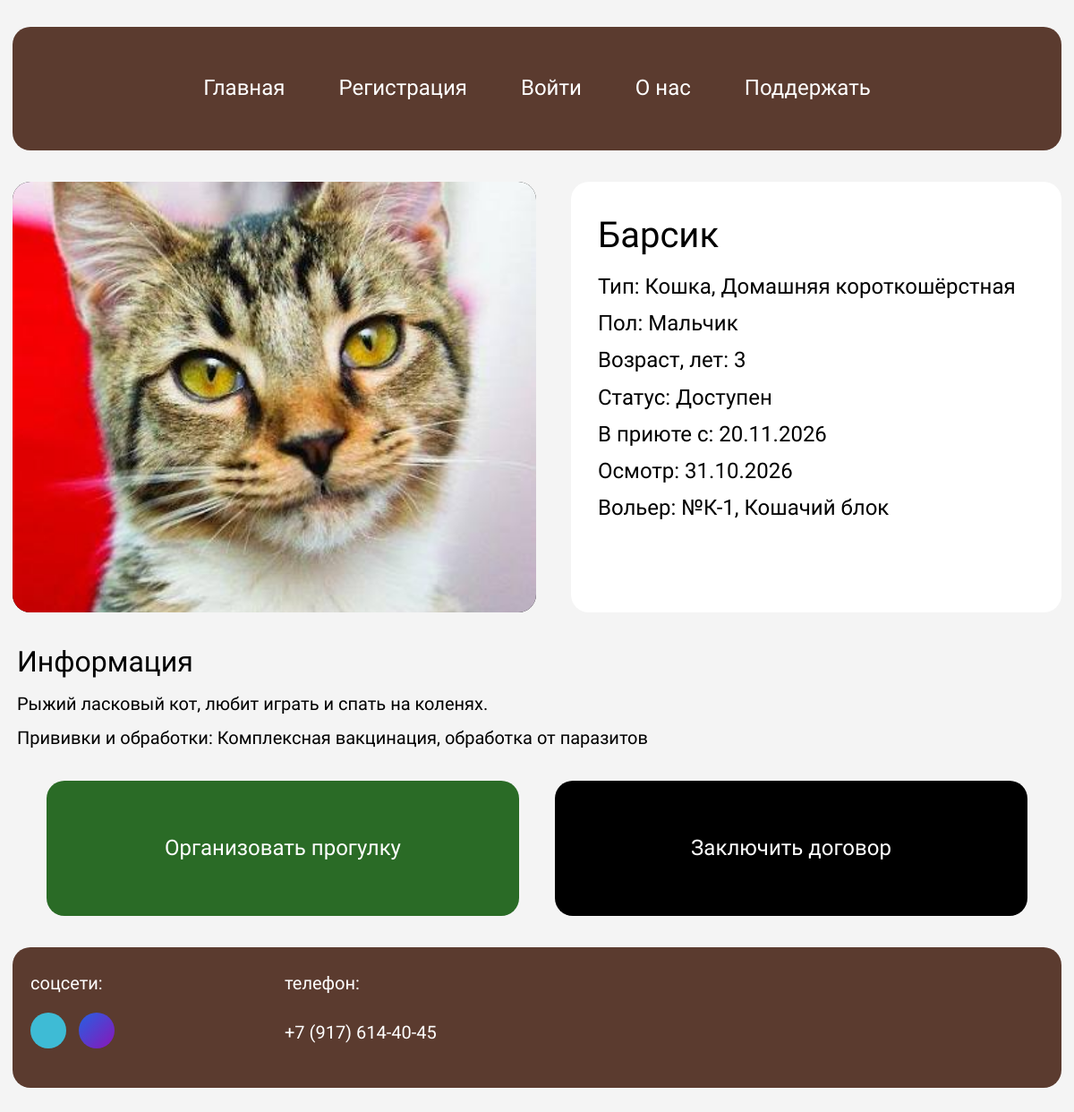
Page /pets/2/ on the committed database.
### app/models.py (models this page shows, shortened)
class Pet(models.Model):
    STATUS_CHOICES = [
        ('available', 'Доступен'),
        ('quarantine', 'На карантине'),
        ('treatment', 'На лечении'),
        ('reserved', 'Забронирован'),
        ('adopted', 'Обрёл дом'),
    ]
    GENDER_CHOICES = [('male', 'Мальчик'), ('female', 'Девочка')]
    SPECIES_CHOICES = [('dog', 'Собака'), ('cat', 'Кошка'), ('other', 'Другое')]
    name = models.CharField('Кличка', max_length=100)
    species = models.CharField('Вид', max_length=20, choices=SPECIES_CHOICES)
    breed = models.CharField('Порода', max_length=100, blank=True)
    age = models.PositiveSmallIntegerField('Возраст (полных лет)')
    gender = models.CharField('Пол', max_length=10, choices=GENDER_CHOICES)
    status = models.CharField('Статус', max_length=20, choices=STATUS_CHOICES, default='available')
    description = models.TextField('История и характер', blank=True)
    photo = models.ImageField(
        'Фотография',
        upload_to='pets/',
        blank=True,
        validators=[validate_image_file]
    )
    volier = models.ForeignKey(
        Volier, on_delete=models.SET_NULL, null=True, blank=True,
        related_name='pets', verbose_name='Вольер',
    )
    admission_date = models.DateField('Дата поступления', auto_now_add=True)
    sponsors = models.ManyToManyField(
        settings.AUTH_USER_MODEL, through='SponsorshipPayment',
        related_name='sponsored_pets', verbose_name='Опекуны',
    )
    class Meta:
        verbose_name = 'Питомец'
        verbose_name_plural = 'Питомцы'
        ordering = ['-admission_date', 'name']
        constraints = [
            models.CheckConstraint(condition=Q(age__gte=0) & Q(age__lte=40), name='pet_age_0_40'),
        ]

class VetCard(models.Model):
    pet = models.OneToOneField(
        Pet, on_delete=models.CASCADE, related_name='vet_card', verbose_name='Питомец'
    )
    last_checkup = models.DateField('Дата последнего осмотра')
    vaccinations = models.TextField('Прививки и обработки')
    diagnosis = models.TextField('Текущий диагноз / Особенности', blank=True)
    class Meta:
        verbose_name = 'Ветеринарная карточка'
        verbose_name_plural = 'Ветеринарные карточки'
        ordering = ['-last_checkup']

class Volier(models.Model):
    number = models.CharField('Номер/название вольера', max_length=50, unique=True)
    sector = models.CharField('Сектор приюта', max_length=100)
    capacity = models.PositiveIntegerField('Вместимость', default=1)
    class Meta:
        verbose_name = 'Вольер'
        verbose_name_plural = 'Вольеры'
        ordering = ['sector', 'number']
        constraints = [
            models.CheckConstraint(condition=Q(capacity__gte=1), name='volier_capacity_gte_1'),
        ]

### app/views.py (the view)
# urls.py: path("pets/<int:pk>/", views.pet_detail, name="pet_detail"),
def pet_detail(request, pk):
    pet = get_object_or_404(Pet.objects.select_related("volier"), pk=pk)
    vet_card = getattr(pet, 'vet_card', None)
    total = pet.sponsorships.aggregate(total=Sum("amount"))["total"]
    return render(
        request, "pet_detail.html", {"pet": pet, "vet_card": vet_card, "total": total}
    )

### app/templates/pet_detail.html (shortened to what this page needs)
{% extends 'base.html' %}
{% block content %}
<section class="pet" aria-labelledby="pet-title">
    <div class="pet__top">
        <div class="pet__photo">
            {% if pet.photo %}
            <img src="{{ pet.photo.url }}" alt="{{ pet.name }}, {{ pet.get_species_display|lower }}" width="585" height="481">
            {% else %}
            <span class="pet__no-photo">нет фото</span>
            {% endif %}
        </div>
        <div class="pet__panel">
            <h1 class="pet__title" id="pet-title">{{ pet.name }}</h1>
            <dl class="pet__facts">
                <div><dt>Тип:</dt> <dd>{{ pet.get_species_display }}{% if pet.breed %}, {{ pet.breed }}{% endif %}</dd></div>
                <div><dt>Пол:</dt> <dd>{{ pet.get_gender_display }}</dd></div>
                <div><dt>Возраст, лет:</dt> <dd>{{ pet.age }}</dd></div>
                <div><dt>Статус:</dt> <dd>{{ pet.get_status_display }}</dd></div>
                <div><dt>В приюте с:</dt> <dd>{{ pet.admission_date|date:"d.m.Y" }}</dd></div>
                {% if vet_card %}
                <div><dt>Осмотр:</dt> <dd>{{ vet_card.last_checkup|date:"d.m.Y" }}</dd></div>
                {% endif %}
                {% if pet.volier %}
                <div><dt>Вольер:</dt> <dd>№{{ pet.volier.number }}, {{ pet.volier.sector }}</dd></div>
                {% endif %}
            </dl>
        </div>
    </div>
    <div class="pet__info">
        <h2 class="pet__subtitle">Информация</h2>
        {% if pet.description %}<p>{{ pet.description }}</p>{% endif %}
        {% if vet_card %}
        <p>Прививки и обработки: {{ vet_card.vaccinations }}</p>
        {% endif %}
    </div>
    {% if pet.status == 'available' %}
    <div class="pet__actions">
        <a class="btn btn--green" href="{% url 'walk_book' pet.pk %}">Организовать прогулку</a>
        <a class="btn btn--black" href="{% url 'adopt' pet.pk %}">Заключить договор</a>
    </div>
    {% endif %}
</section>
{% endblock %}

### app/templates/base.html (shortened to what this page needs)
{% load static %}<!DOCTYPE html>
<html lang="ru">
<head>
    <link rel="stylesheet" href="{% static 'css/style.css' %}">
</head>
<body>
    {% with current=request.resolver_match.url_name %}
    <header class="site-header container">
        <nav class="main-nav" aria-label="Основное меню">
            <ul class="main-nav__list" id="main-menu">
                <li><a class="main-nav__link{% if current == 'index' %} is-active{% endif %}" href="{% url 'index' %}"{% if current == 'index' %} aria-current="page"{% endif %}>Главная</a></li>
                {% if user.is_authenticated %}
                <li><a class="main-nav__link{% if current == 'profile' %} is-active{% endif %}" href="{% url 'profile' %}"{% if current == 'profile' %} aria-current="page"{% endif %}>Профиль</a></li>
                <li>
                    <form class="main-nav__form" method="post" action="{% url 'logout' %}">
                        {% csrf_token %}
                        <button class="main-nav__link" type="submit">Выйти</button>
                    </form>
                </li>
                {% else %}
                <li><a class="main-nav__link{% if current == 'register' %} is-active{% endif %}" href="{% url 'register' %}"{% if current == 'register' %} aria-current="page"{% endif %}>Регистрация</a></li>
                <li><a class="main-nav__link{% if current == 'login' %} is-active{% endif %}" href="{% url 'login' %}"{% if current == 'login' %} aria-current="page"{% endif %}>Войти</a></li>
                {% endif %}
                <li><a class="main-nav__link{% if current == 'about' %} is-active{% endif %}" href="{% url 'about' %}"{% if current == 'about' %} aria-current="page"{% endif %}>О нас</a></li>
                <li><a class="main-nav__link{% if current == 'donate' %} is-active{% endif %}" href="{% url 'donate' %}"{% if current == 'donate' %} aria-current="page"{% endif %}>Поддержать</a></li>
            </ul>
        </nav>
    </header>
    {% endwith %}
    <main class="container">
        {% block content %}{% endblock %}
    </main>
    <footer class="site-footer container">
        <section class="site-footer__col" aria-labelledby="footer-social">
            <h2 class="site-footer__title" id="footer-social">соцсети:</h2>
            <ul class="social">
                <li><a class="social__link social__link--telegram" href="https://ok.ru/group/52793488703683" aria-label="Telegram"></a></li>
                <li><a class="social__link social__link--gradient" href="https://vk.ru/podaroksudbi73" aria-label="ВКонтакте"></a></li>
            </ul>
        </section>
        <section class="site-footer__col site-footer__col--phone" aria-labelledby="footer-phone">
            <h2 class="site-footer__title" id="footer-phone">телефон:</h2>
            <a class="site-footer__phone" href="tel:+79176144045">
                +7 (917) 614-40-45
            </a>
        </section>
    </footer>
</body>
</html>

### app/static/css/style.css (style rules this page uses)
:root { --color-bg: #f4f4f4; --color-white: #ffffff; --color-black: #000000; --color-brown: #5b3b2f; --color-green: #4cbb70; --color-green-dark: #2a6b26; --color-telegram: #3ebbd5; --color-whatsapp: #00ff37; --color-blue: #2461e4; --color-purple: #8c15b7; --color-error: #b00020; --radius: 20px; --gap-section: 35px; --gutter: 14px; --container: 1340px; --tap: 44px; --font: "Golos Text", system-ui, -apple-system, "Segoe UI", Roboto, Arial, sans-serif; --fs-h1: 40px; --fs-h2: 32px; --fs-h3: 24px; --fs-text: 20px; }
*, *::before, *::after { box-sizing: border-box; }
body { margin: 0; background: var(--color-bg); color: var(--color-black); font-family: var(--font); font-size: var(--fs-text); line-height: 1.3; }
img, svg { max-width: 100%; height: auto; }
ul { margin: 0; padding: 0; list-style: none; }
h1, h2, h3, p, dl, dd { margin: 0; }
a { color: inherit; }
.container { width: min(var(--container), 100% - 2 * var(--gutter)); margin-inline: auto; }
main { display: flex; flex-direction: column; gap: var(--gap-section); margin-block: var(--gap-section); }
.site-header { position: relative; z-index: 10; margin-top: 30px; padding: 47px 20px; background: var(--color-brown); border-radius: var(--radius); color: var(--color-white); }
.main-nav__list { display: flex; flex-wrap: wrap; justify-content: center; gap: 8px clamp(4px, 2vw, 72px); }
.main-nav__link, .main-nav__form button { display: inline-flex; align-items: center; min-height: var(--tap); padding: 5px 18px; border: 0; border-radius: 22px; background: transparent; color: var(--color-white); font: inherit; font-size: var(--fs-h3); text-decoration: none; cursor: pointer; }
.btn { display: inline-flex; align-items: center; justify-content: center; min-width: 204px; min-height: 60px; padding: 16px 40px; border: 0; border-radius: var(--radius); background: var(--color-green-dark); color: var(--color-white); font: inherit; font-size: var(--fs-h3); text-align: center; text-decoration: none; cursor: pointer; }
.btn--green { background: var(--color-green-dark); }
.btn--black { background: var(--color-black); }
.pet { display: flex; flex-direction: column; gap: var(--gap-section); }
.pet__top { display: flex; gap: 39px; }
.pet__photo { flex: 0 1 585px; min-width: 0; aspect-ratio: 585 / 481; overflow: hidden; background: var(--color-black); border-radius: var(--radius); color: var(--color-white); }
.pet__photo img { display: block; width: 100%; height: 100%; object-fit: cover; }
.pet__panel { flex: 1 1 0; min-width: 0; padding: 34px 30px; background: var(--color-white); border-radius: var(--radius); }
.pet__title { margin-bottom: 16px; font-size: var(--fs-h1); font-weight: 400; }
.pet__facts { display: flex; flex-direction: column; gap: 10px; font-size: var(--fs-h3); }
.pet__facts dt, .pet__facts dd, .profile__facts dt, .profile__facts dd { display: inline; }
.pet__info { display: flex; flex-direction: column; gap: 12px; padding: 0 5px; }
.pet__subtitle { font-size: var(--fs-h2); font-weight: 400; }
.pet__actions { display: flex; flex-wrap: wrap; justify-content: center; gap: 20px 40px; }
.pet__actions .btn { flex: 0 1 528px; min-height: 151px; }
.site-footer { display: flex; flex-wrap: wrap; gap: 24px 190px; margin-bottom: 35px; padding: 27px 20px 40px; background: var(--color-brown); border-radius: var(--radius); color: var(--color-white); }
.site-footer__title { margin-bottom: 20px; font-size: var(--fs-text); font-weight: 400; }
.site-footer__phone { display: inline-flex; align-items: center; min-height: var(--tap); text-decoration: none; }
.social { display: flex; gap: 14px; }
.social__link { display: block; width: 40px; height: 40px; border-radius: 50%; }
.social__link--telegram { background: var(--color-telegram); }
.social__link--gradient { background: linear-gradient(135deg, var(--color-blue), var(--color-purple)); }

### rows in the picture
Pet: photo (picture), name "Барсик", species "Кошка", breed "Домашняя короткошёрстная", gender "Мальчик", age "3", status "Доступен", admission_date "20.11.2026", volier.number "К-1", volier.sector "Кошачий блок", description "Рыжий ласковый кот, любит играть и спать на коленях."
VetCard: last_checkup "31.10.2026", vaccinations "Комплексная вакцинация, обработка от паразитов"
